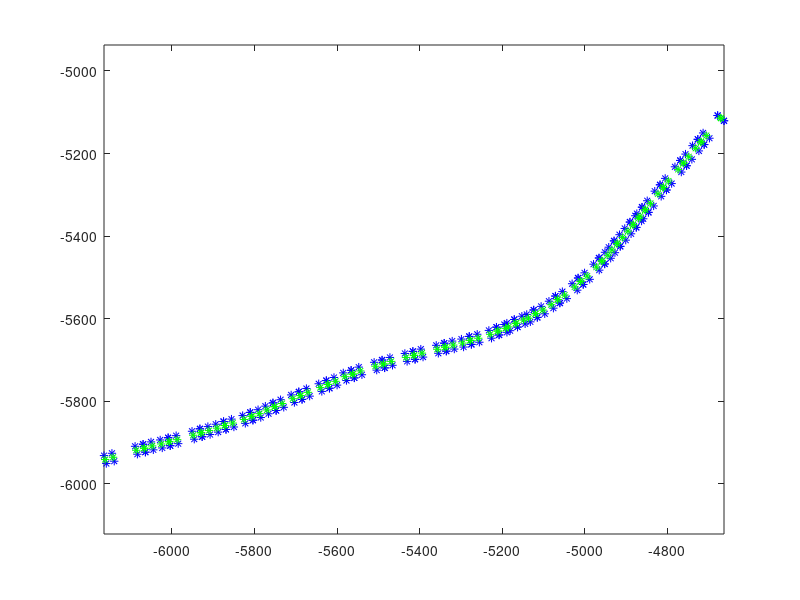

Recreate this plot in MATLAB.
data = load('config.txt');

numOfSegs = size(data, 1);
numOfPnts = size(data, 2);

figure(100)
clf(100)
plot(data(:, 1:2:end-1), data(:, 2:2:end), 'b*'); hold on; axis equal;

ndata = zeros(numOfSegs, numOfPnts / 2);
ndata(:, 1:2:end-1) = 0.5 * data(:, 1:4:end-3) + 0.5 * data(:, 3:4:end-1);
ndata(:, 2:2:end)   = 0.5 * data(:, 2:4:end-2) + 0.5 * data(:, 4:4:end);

plot(ndata(:, 1:2:end-1), ndata(:, 2:2:end), 'g*'); hold off;

fid = fopen('newconfig.txt', 'wt');
if fid
    for i = 1:numOfSegs
        fprintf(fid, '%.15f,%.15f,%.15f,%.15f,%.15f,%.15f,%.15f,%.15f,\n', ndata(i, :));
    end
    fclose(fid);
end
